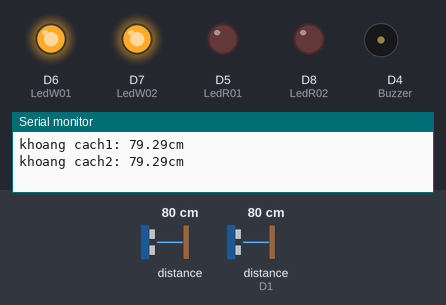
Bench run of a sketch on a simulated ESP8266 (NodeMCU). Parts: output pins drawn as LEDs (lit = HIGH), buzzer (waves = sounding), the last lines printed to the serial monitor. Wiring (inferred from the names in the program): 2 × ultrasonic range finder: trigger D2, echo D3 / trigger D0, echo D1. The inputs (shaded band) are chosen by the test bench; at power-on: distance to the obstacle 80 cm, distance to the obstacle (sensor on D1) 80 cm. The echo pulse lasts 58.3 µs per cm; WiFi joins after 1.5 s; servers stay silent unless stated; pins used as bus, display or sensor lines are not drawn.

Above: at 3.0 s.
3.1 s: distance to the obstacle (sensor 0) set to 33 cm
5.0 s: distance to the obstacle (sensor 0) set to 28 cm
At 7.0 s:
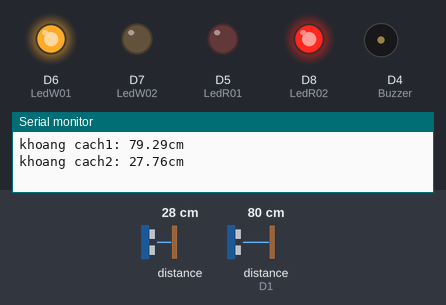
7.4 s: distance to the obstacle (sensor on D1) set to 34 cm
9.2 s: distance to the obstacle (sensor on D1) set to 28 cm
At 10.8 s:
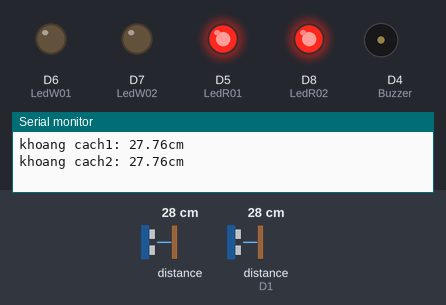
11.5 s: distance to the obstacle (sensor 0) set to 12 cm
13.3 s: distance to the obstacle (sensor 0) set to 9 cm
At 15.2 s:
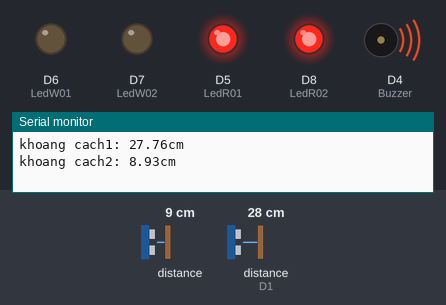
Timing chart, 0 to 16.6 s (numbered marks = the images above; inputs shaded):
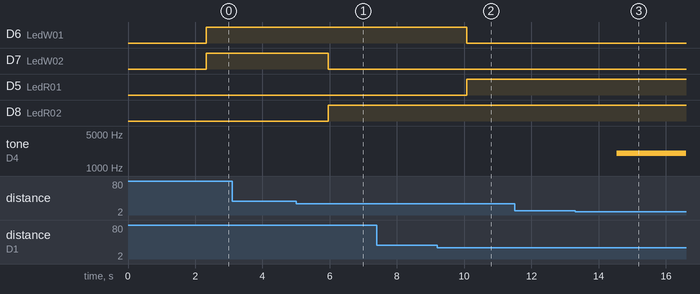

The sketch:

Smart-parking-system.ino
```cpp
#define BLYNK_PRINT Serial
#define BLYNK_TEMPLATE_ID "TMPL6QmC81r_"
#define BLYNK_DEVICE_NAME "DoAn"
#define BLYNK_AUTH_TOKEN "ytFTyiLrhZs1D9ugaxysckra7rLDP2xr"
#define trigPin D0
#define echoPin D1
#define trigPin1 D2
#define echoPin1 D3
#define LedW01 D6
#define LedR01 D5
#define LedW02 D7
#define LedR02 D8
#define Buzzer D4
#include <ESP8266WiFi.h>
#include <BlynkSimpleEsp8266.h>
char auth[] = "ytFTyiLrhZs1D9ugaxysckra7rLDP2xr";
char ssid[] = "NhatTruong";
char pass[] = "tamsohai";
int duration;
float d_cm;
int duration1;
float d_cm1;
float sinVal;
int toneVal;
WidgetLED appLedW01(V3);
WidgetLED appLedR01(V4);
WidgetLED appLedW02(V5);
WidgetLED appLedR02(V6);
void setup()
{
  Serial.begin(9600);// Debug console
  pinMode(trigPin,OUTPUT);
  pinMode(echoPin,INPUT);
  pinMode(trigPin1,OUTPUT);
  pinMode(echoPin1,INPUT);
  pinMode(LedW01,OUTPUT);
  pinMode(LedR01,OUTPUT);
  pinMode(LedW02,OUTPUT);
  pinMode(LedR02,OUTPUT);
  pinMode(Buzzer , OUTPUT);
  Blynk.begin(auth, ssid, pass);
  //Thong bao ket noi
  Serial.println("DEVICE IS CONNECTED");
}
void CamBien01()
{
  //cam bien song am 1 ==============================================================
  digitalWrite(trigPin,LOW);
  delayMicroseconds(2);
  digitalWrite(trigPin,HIGH);
  delayMicroseconds(10);
  digitalWrite(trigPin,LOW);
  duration = pulseIn(echoPin,HIGH); // doc gia tri canh len phan hoi ve mat doc
  d_cm = duration * 0.034/2.; // S = T 0.0343/2 Khoang cach tu vat den mat
}
void CamBien02()
{
  //cam bien song am 2 ==============================================================
  digitalWrite(trigPin1,LOW);
  delayMicroseconds(2);
  digitalWrite(trigPin1,HIGH);
  delayMicroseconds(10);
  digitalWrite(trigPin1,LOW);
  duration1 = pulseIn(echoPin1,HIGH);  // doc gia tri canh len phan hoi ve mat doc
  d_cm1 = duration1 * 0.034/2.;// S = T 0.0343/2 Khoang cach tu vat den mat
}

void buzzer()
{
  for(int x=0; x<180; x++){
    // convert degrees to radians then obtain value
    sinVal = (sin(x*(3.1412/180)));
    // generate a frequency from the sin value
    toneVal = 2000+(int(sinVal*1000));
    tone(Buzzer, toneVal);
    delay(2);
  }
}

void DenBao()
{
  if(d_cm<30){
    appLedR01.on();
    appLedW01.off();
    digitalWrite(LedR01,HIGH);
    digitalWrite(LedW01,LOW);
  }
  else{
    appLedR01.off();
    appLedW01.on();
    digitalWrite(LedW01,HIGH);
    digitalWrite(LedR01,LOW);
  }
  if(d_cm1<30){
    appLedR02.on();
    appLedW02.off();
    digitalWrite(LedR02,HIGH);
    digitalWrite(LedW02,LOW);
  }
  else{
    appLedR02.off();
    appLedW02.on();
    digitalWrite(LedW02,HIGH);
    digitalWrite(LedR02,LOW);
  }
  if(d_cm1<10 || d_cm<10)
  {
    buzzer();
    delay(2500);
    noTone(Buzzer);
    delay(1500);
  }
  if(d_cm1>=10 && d_cm>=10)
  {
    noTone(Buzzer);
  }
}
void sendUptime()
{
  //print ra man hinh
  Serial.print("khoang cach1: ");
  Serial.print(d_cm);
  Serial.print("cm                            ");
  Serial.print("khoang cach2: ");
  Serial.print(d_cm1);
  Serial.println("cm");
  //Truyen du lien len Blynk==========================================================
  Blynk.virtualWrite(V0,d_cm);
  Blynk.virtualWrite(V2,d_cm1);
  delay(500);
}
void loop()
{
  Blynk.run();
  CamBien01();
  CamBien02();
  sendUptime();
  DenBao();
}
```

Measured:
- the behaviour switches between 31 and 30 cm on distance to the obstacle (sensor 0) (found by bisection; images 0 and 1)
- the behaviour switches between 31 and 30 cm on distance to the obstacle (sensor on D1) (found by bisection; images 1 and 2)
- the behaviour switches between 11 and 10 cm on distance to the obstacle (sensor 0) (found by bisection; images 2 and 3)
- after the input at 5.0 s, D7 (LedW02): HIGH → LOW after 0.96 s; D8 (LedR02): LOW → HIGH after 0.96 s
- after the input at 9.2 s, D6 (LedW01): HIGH → LOW after 0.87 s; D5 (LedR01): LOW → HIGH after 0.87 s
- after the input at 13.3 s, tone on D4 (Buzzer): silent → 2017 Hz after 1.2 s
